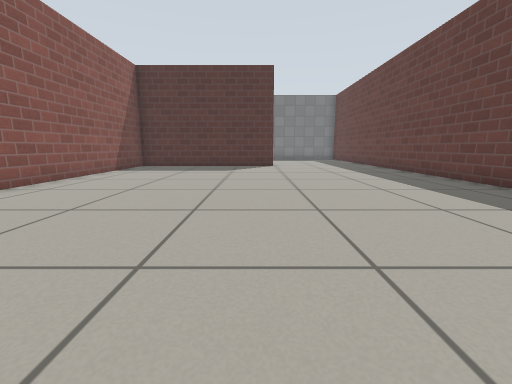
view 1 (above)

18 first-person views from a walk through a Gazebo world. The camera is 0.5 m above the floor, tilts 10° down and sees 90° across. The floor is counted in squares, 0.5 m on a side. Each view is taken from the middle of a square. On the plan, view 1 faces up. The plan holds only what a view shows up to about 11 squares ahead; the rest is blank. Gazebo's built-in surfaces are drawn with simple patterns.

view 2
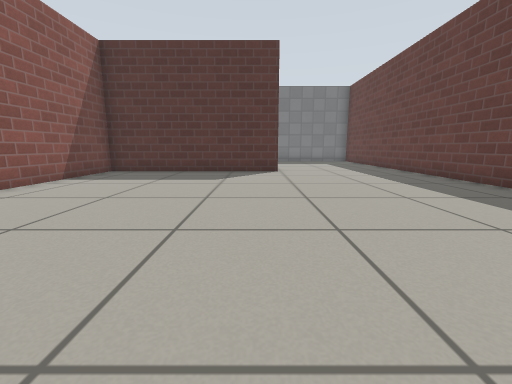

view 3
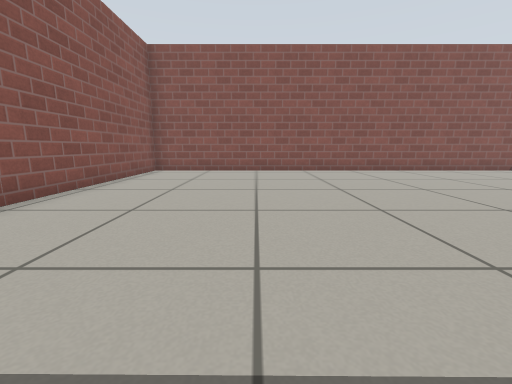

view 4
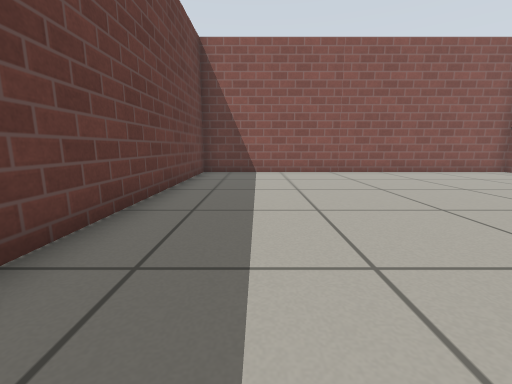

view 5
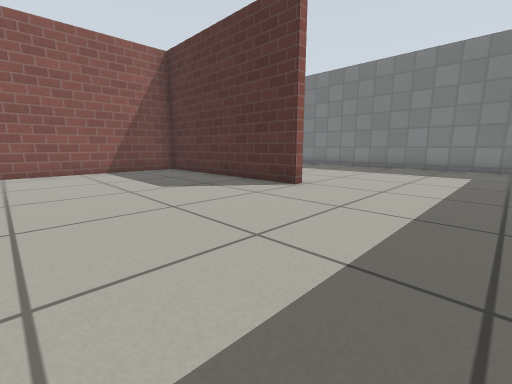

view 6
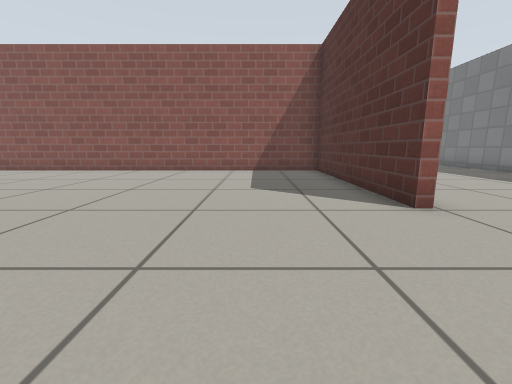

view 7
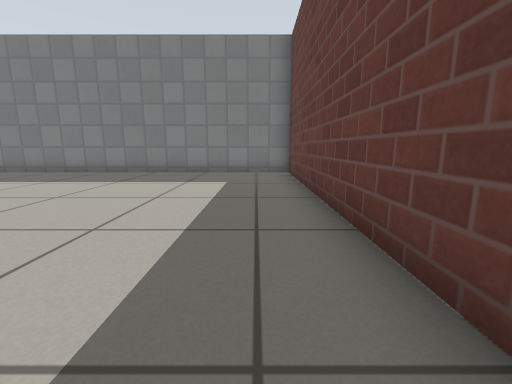

view 8
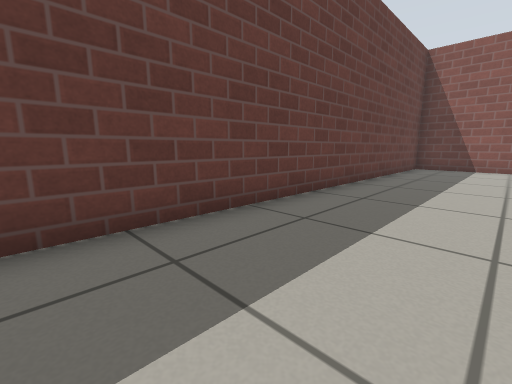

view 9
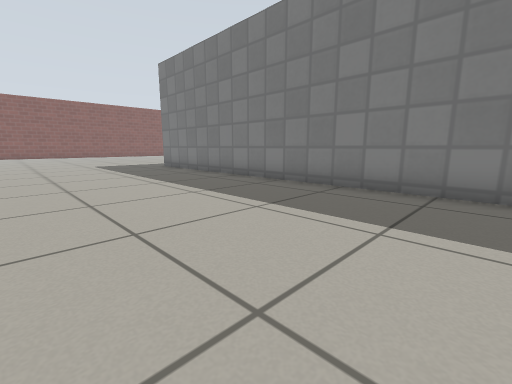

view 10
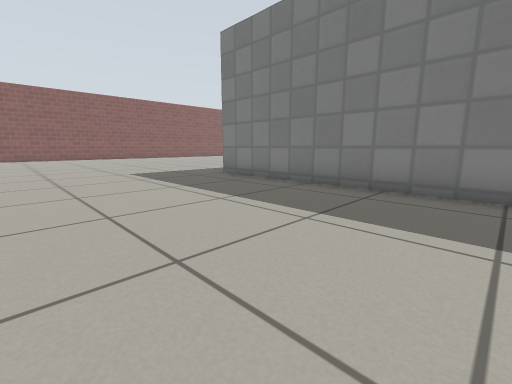

view 11
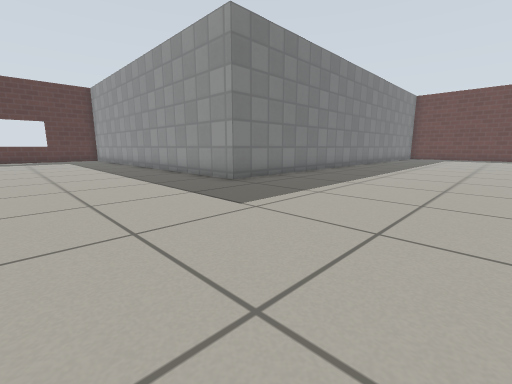

view 12
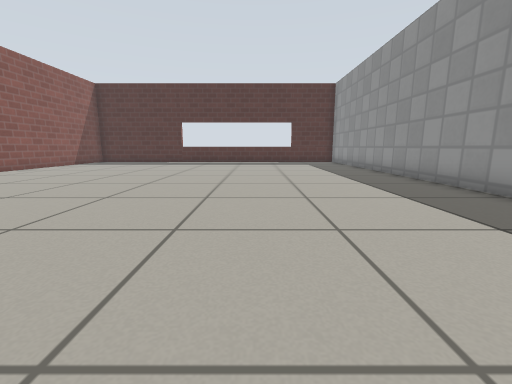

view 13
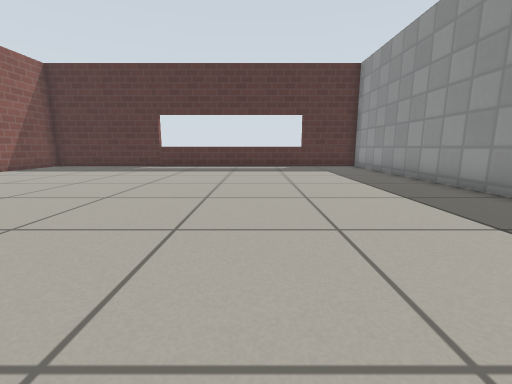

view 14
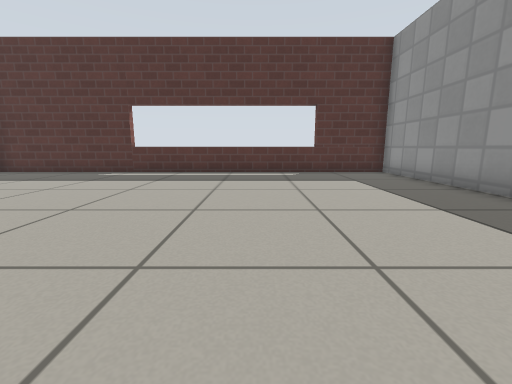

view 15
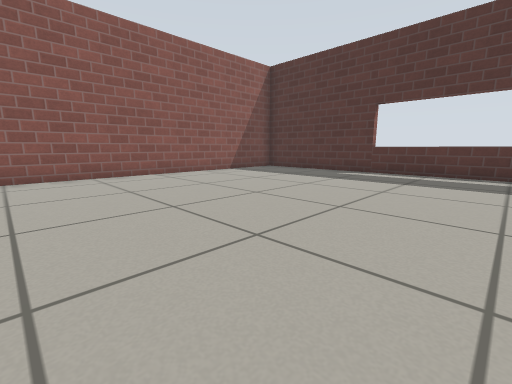

view 16
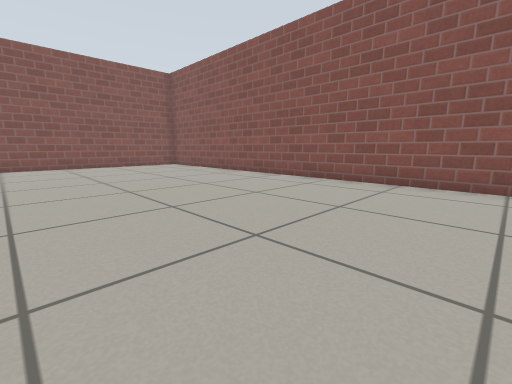

view 17
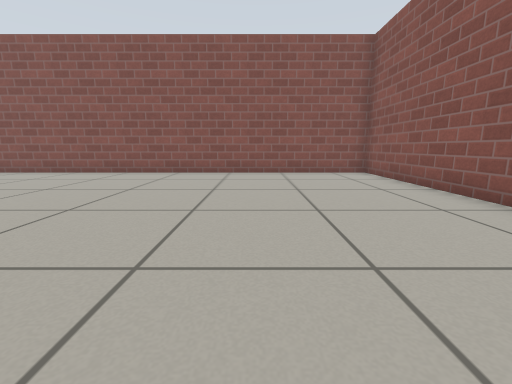

view 18
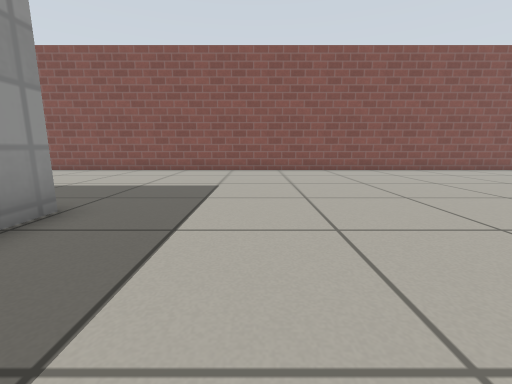

### Floor plan
Ten units are one square. View 1 is at (0, 0); x grows to the right and y downward. Boxes are objects, and circles mark ways between rooms. Rooms are numbered by the first view taken in them; rooms with no view inside come last. Other rooms are left out.
<svg viewBox="-289 -368 357 416">
<path fill="none" stroke="#000" d="M9 -136 -60 -136 -60 43 61 43 62 -134M-283 -346 -283 -139 -71 -139M9 -140 9 -136M62 -134 63 -211 -129 -211 -129 -363 -284 -363"/>
<circle cx="30" cy="-140" r="3" fill="#2a7"/>
<text x="0" y="-50">1</text>
<text x="-160" y="-230">2</text>
</svg>
Room 1 opens to room 2.

Where each view was taken, in squares from view 1:
view 1: 0 up, 0 right, facing up
view 2: 3 up, 0 right, facing up
view 3: 0 up, 5 right, facing left
view 4: 6 up, 4 right, facing down
view 5: 8 up, 5 right, facing up-left
view 6: 11 up, 5 right, facing left
view 7: 11 up, 5 right, facing up
view 8: 9 up, 3 right, facing down-right
view 9: 15 up, 0 right, facing up-left
view 10: 15 up, 5 left, facing up-left
view 11: 15 up, 18 left, facing up-right
view 12: 19 up, 18 left, facing up
view 13: 23 up, 18 left, facing up
view 14: 26 up, 18 left, facing up
view 15: 26 up, 19 left, facing up-left
view 16: 28 up, 21 left, facing down-left
view 17: 24 up, 24 left, facing down
view 18: 25 up, 16 left, facing down
